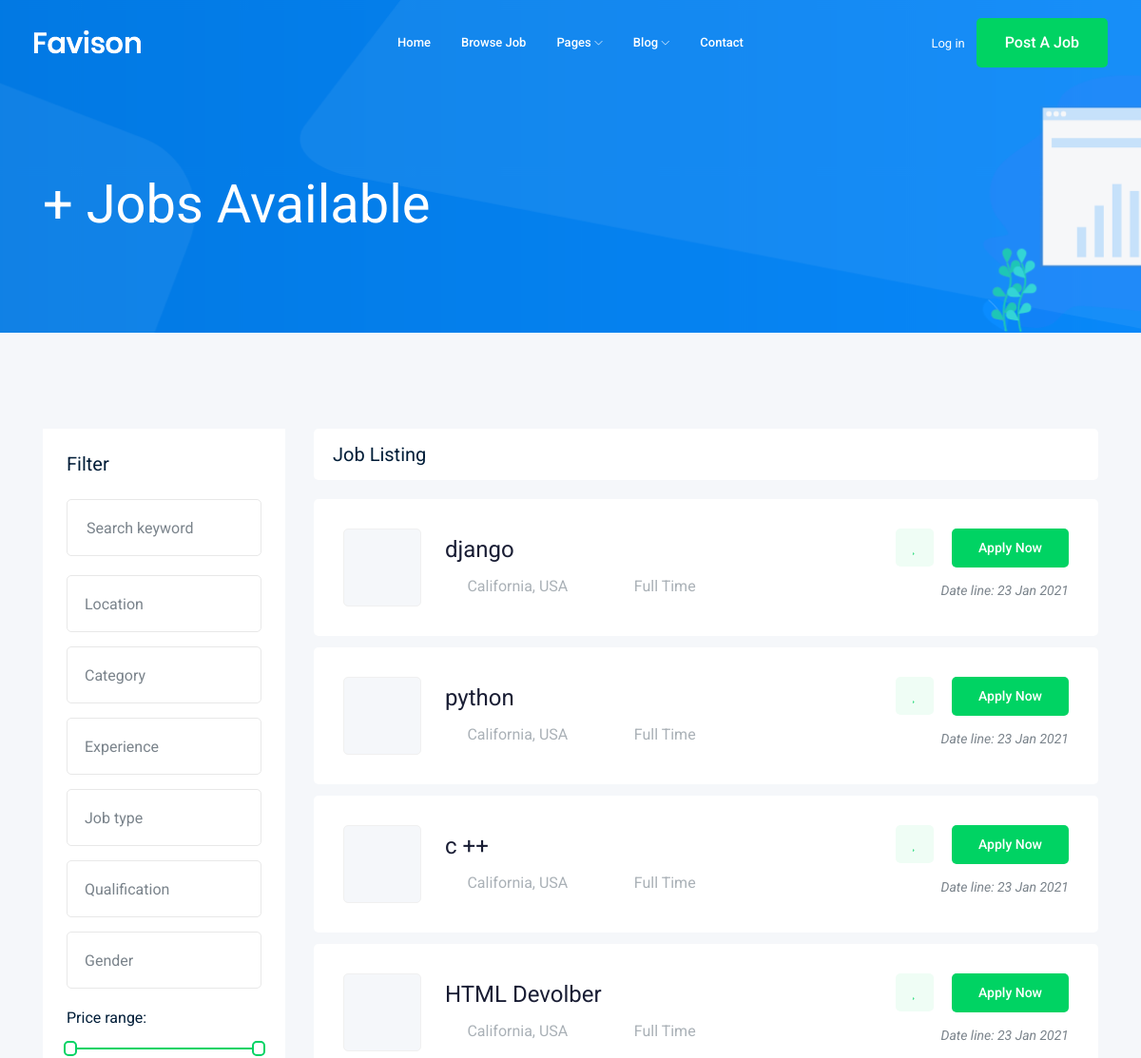
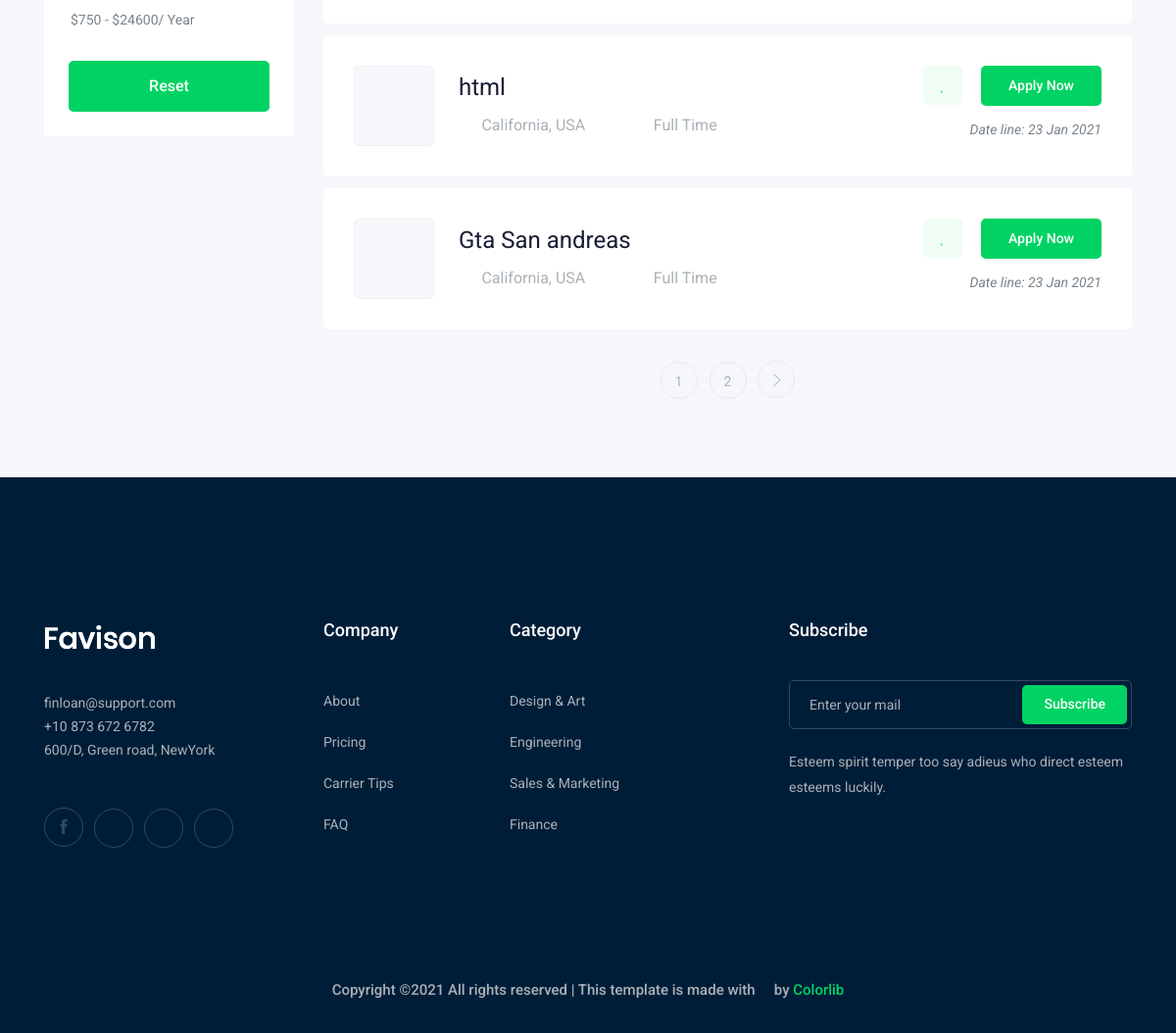
Screenshot of /jobs/ with the database file from the repository (2 pictures, top to bottom).
### job/models.py (models this page shows, shortened)
class Job(models.Model):
    owner = models.ForeignKey(User, related_name='job_owner' ,on_delete=models.CASCADE)
    title = models.CharField(max_length=1000000000000000000000000000000000000)
    job_type = models.CharField(max_length=1000000000000000000000000000000000000, choices=JOB_TYPE)
    description = models.TextField(max_length=1000000000000000000000000000000000000)
    published_at = models.DateTimeField(auto_now=True)
    Vacancy = models.IntegerField(default=1)
    salary = models.IntegerField(default=0)
    experience = models.IntegerField(default=1)
    category = models.ForeignKey('Category', on_delete=models.CASCADE)
    image = models.ImageField(upload_to=image_upload)
    slug = models.SlugField(blank=True ,null=True)
    def __str__(self):
        return self.title

### job/views.py (the view)
# urls.py: path('', views.job_list, name='job_list'),
def job_list(request):
    job_list = Job.objects.all()
    paginator = Paginator(job_list, 6)
    page_number = request.GET.get('page')
    page_obj = paginator.get_page(page_number)
    context = {'jobs' :page_obj}
    return render(request, 'job/job_list.html', context)

### job/templates/job/job_list.html (shortened to what this page needs)
{% extends "base.html" %}
{% block body %}
    <div class="bradcam_area bradcam_bg_1">
        <div class="container">
            <div class="row">
                <div class="col-xl-12">
                    <div class="bradcam_text">
                        <h3>{{jobs.count}}+ Jobs Available</h3>
                    </div>
                </div>
            </div>
        </div>
    </div>
    <div class="job_listing_area plus_padding">
        <div class="container">
            <div class="row">
                <div class="col-lg-3">
                    <div class="job_filter white-bg">
                        <div class="form_inner white-bg">
                            <h3>Filter</h3>
                            <form action="#">
                                <div class="row">
                                    <div class="col-lg-12">
                                        <div class="single_field">
                                            <input type="text" placeholder="Search keyword">
                                        </div>
                                    </div>
                                    <div class="col-lg-12">
                                    </div>
                                    <div class="col-lg-12">
                                    </div>
                                    <div class="col-lg-12">
                                    </div>
                                    <div class="col-lg-12">
                                    </div>
                                    <div class="col-lg-12">
                                    </div>
                                    <div class="col-lg-12">
                                    </div>
                                </div>
                            </form>
                        </div>
                        <div class="range_wrap">
                            <label for="amount">Price range:</label>
                            <div id="slider-range"></div>
                            <p>
                                <input type="text" id="amount" readonly style="border:0; color:#7A838B; font-size: 14px; font-weight:400;">
                            </p>
                        </div>
                        <div class="reset_btn">
                            <button  class="boxed-btn3 w-100" type="submit">Reset</button>
                        </div>
                    </div>
                </div>
                <div class="col-lg-9">
                    <div class="recent_joblist_wrap">
                        <div class="recent_joblist white-bg ">
                            <div class="row align-items-center">
                                <div class="col-md-6">
                                    <h4>Job Listing</h4>
                                </div>
                                <div class="col-md-6">
                                </div>
                            </div>
                        </div>
                    </div>
                    <div class="job_lists m-0">
                        <div class="row">
                            {% for job in jobs %}
                                <div class="col-lg-12 col-md-12">
                                    <div class="single_jobs white-bg d-flex justify-content-between">
                                        <div class="jobs_left d-flex align-items-center">
                                            <div class="thumb">
                                            </div>
                                            <div class="jobs_conetent">
                                                <a href="{% url 'jobs:job_detail' job.slug %}"><h4>{{job}}</h4></a>
                                                <div class="links_locat d-flex align-items-center">
                                                    <div class="location">
                                                        <p> <i class="fa fa-map-marker"></i> California, USA</p>
                                                    </div>
                                                    <div class="location">
                                                        <p> <i class="fa fa-clock-o"></i>{{job.job_type}}</p>
                                                    </div>
                                                </div>
                                            </div>
                                        </div>
                                        <div class="jobs_right">
                                            <div class="apply_now">
                                                <a class="heart_mark" href="#"> <i class="fa fa-heart"></i> </a>
                                                <a href="{% url 'jobs:job_detail' job.slug %}" class="boxed-btn3">Apply Now</a>
                                            </div>
                                            <div class="date">
                                                <p>Date line: {{job.published_at|date:'d M o'}}</p>
                                            </div>
                                        </div>
                                    </div>
                                </div>
                            {% endfor %}
                        </div>
                        {% if jobs.has_other_pages %}
                            <div class="row">
                                <div class="col-lg-12">
                                    <div class="pagination_wrap">
                                        <ul>
                                            {% for i in jobs.paginator.page_range %}
                                                <li><a href="?page={{i}}"><span>{{i}}</span></a></li>
                                            {% endfor %}
                                            {% if jobs.has_next %}
                                                <li><a href="?page={{jobs.next_page_number}}"> <i class="ti-angle-right"></i> </a></li>
                                            {% endif %}
                                        </ul>
                                    </div>
                                </div>
                            </div>
                        {% endif %}
                    </div>
                </div>
            </div>
        </div>
    </div>
{% endblock body %}

### rows the page displays
Job: title "django", job_type "Full Time", published_at "23 Jan 2021"
Job: title "python", job_type "Full Time", published_at "23 Jan 2021"
Job: title "c ++", job_type "Full Time", published_at "23 Jan 2021"
Job: title "HTML Devolber", job_type "Full Time", published_at "23 Jan 2021"
Job: title "html", job_type "Full Time", published_at "23 Jan 2021"
Job: title "Gta San andreas", job_type "Full Time", published_at "23 Jan 2021"

### other values shown
{{ i }} "1" "2"
